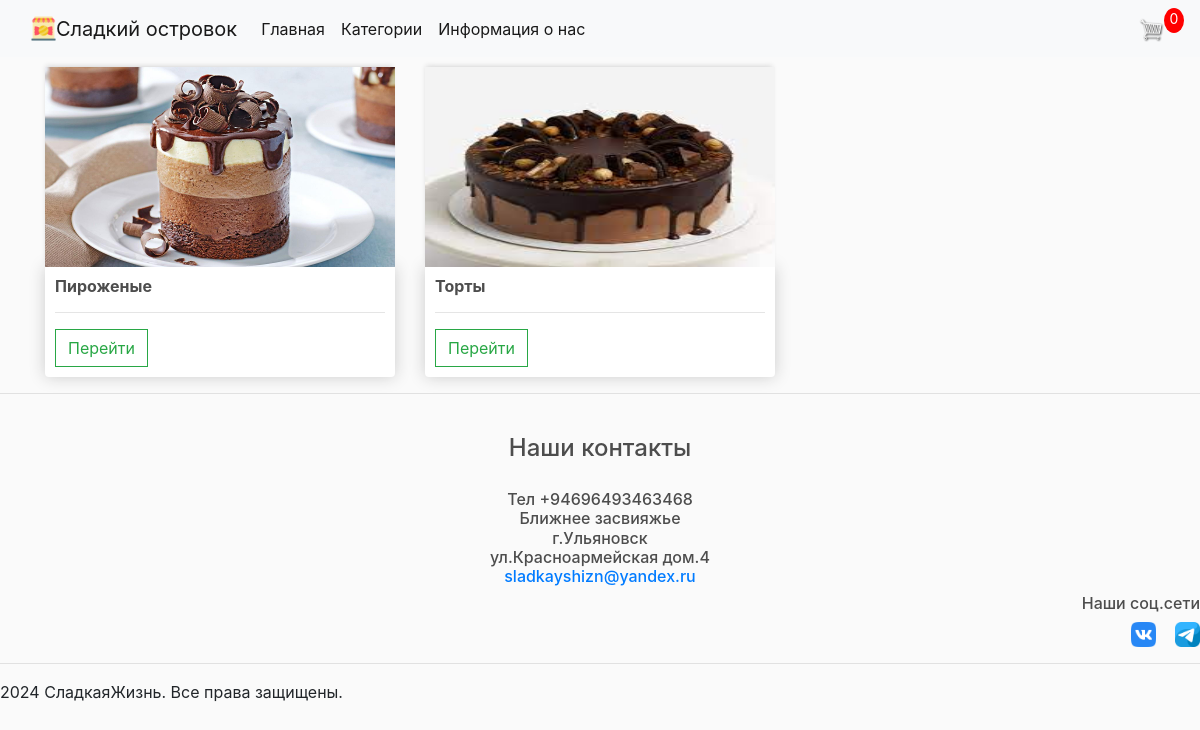
The page /categories/ on the database as committed earlier.
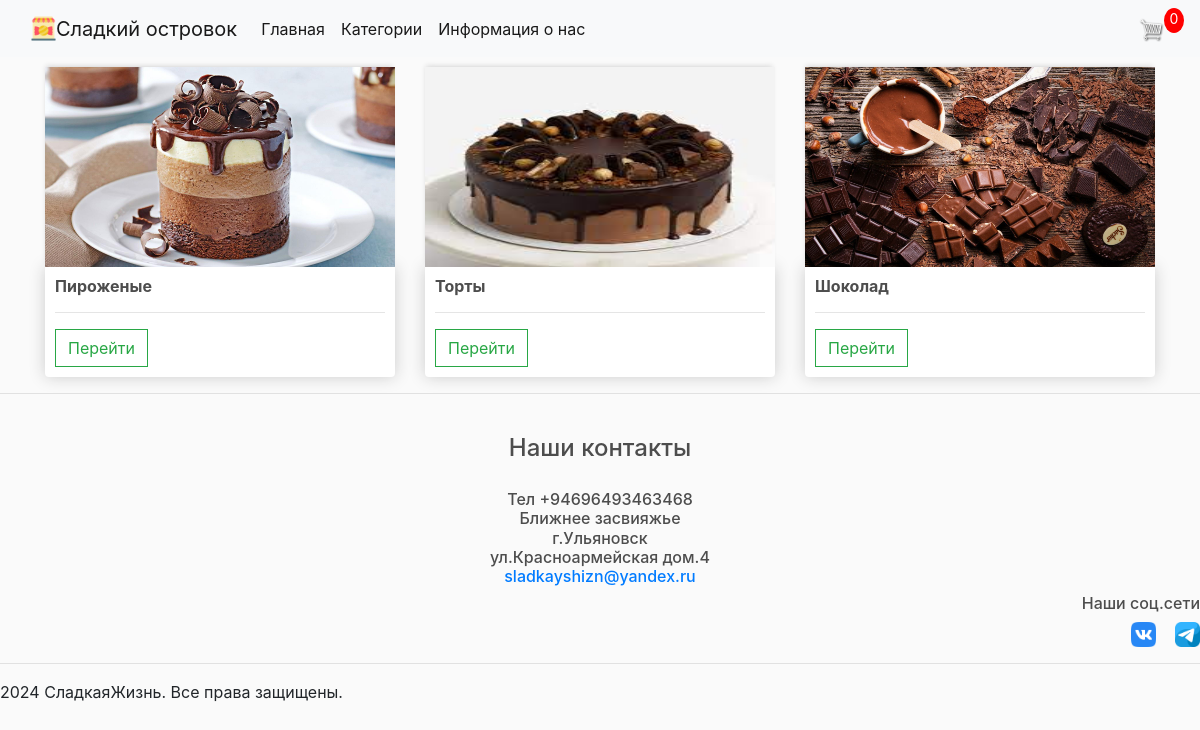
The same page on the database as committed later.
### store/models.py (models this page shows, shortened)
class Category(models.Model):
    name = models.CharField(max_length=50)
    image = models.ImageField(null=True, blank=True)
    @property
    def imageURL(self):
        try:
            url = self.image.url
        except:
            url = ''
        return url

### store/views.py (the view)
# urls.py: path('categories/', views.category_list, name='categories'),
def category_list(request):
    data = cartData(request)
    cartItems = data['cartItems']
    categories = Category.objects.all()
    return render(request, 'store/categories.html', {'categories': categories, 'cartItems': cartItems})

### store/utils.py (called while the page is built, shortened)
def cookieCart(request):
    try:
        cart = json.loads(request.COOKIES['cart'])
    except:
        cart = {}
    print('Cart:', cart)
    items = []
    order = {'get_cart_total': 0, 'get_cart_items': 0, 'shipping': False}
    cartItems = order['get_cart_items']
    return {'cartItems': cartItems, 'order': order, 'items': items}

def cartData(request):
    if request.user.is_authenticated:
        customer = request.user.customer
        order, created = Order.objects.get_or_create(customer=customer, complete=False)
        items = order.orderitem_set.all()
        cartItems = order.get_cart_items
    else:
        cookieData = cookieCart(request)
        cartItems = cookieData['cartItems']
        order = cookieData['order']
        items = cookieData['items']
    return {'cartItems': cartItems, 'order': order, 'items': items}

### store/templates/store/categories.html
{% extends 'store/main.html' %}
{% block content %}
    <div class="row">
        {% for cat in categories%}
            <div class="col-lg-4">
                <img class="thumbnail" src="{{cat.imageURL}}">
                <div class="box-element product">
                    <h6><strong>{{cat.name}}</strong></h6>
                    <hr>
                    <a class="btn btn-outline-success" href="{% url 'get_store_by_cat' cat.id %}">Перейти</a>
                </div>
            </div>
        {% endfor %}
    </div>
{% endblock content %}

Rows that differ between the two databases and show on the page:
added Category: imageURL (picture), name "Шоколад"
